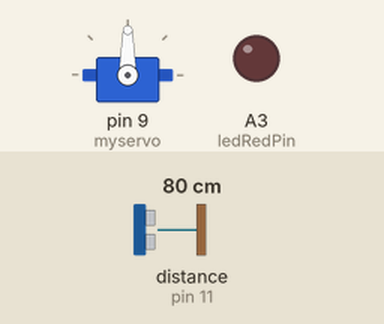
A sketch run on a simulated Arduino Uno, built with avr-gcc and run on an emulated ATmega328P. On the bench: servo, output pins drawn as LEDs (lit = HIGH). Wiring (inferred from the names in the program): ultrasonic range finder: trigger pin 10; echo pin 11. The inputs (shaded band) are chosen by the test bench; at power-on: distance to the obstacle (sensor on pin 11) 80 cm. The echo pulse lasts 58.3 µs per cm; pins used as bus, display or sensor lines are not drawn.

Above: at 1.2 s.
1.3 s: distance to the obstacle (sensor on pin 11) set to 63 cm
2.8 s: distance to the obstacle (sensor on pin 11) set to 55 cm
At 3.6 s:
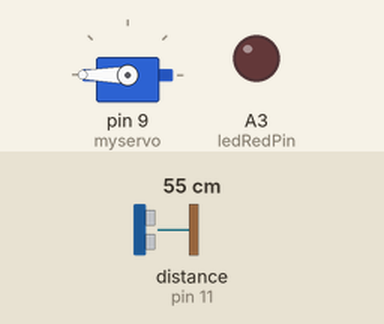
4.3 s: distance to the obstacle (sensor on pin 11) set to 34 cm
At 6.6 s:
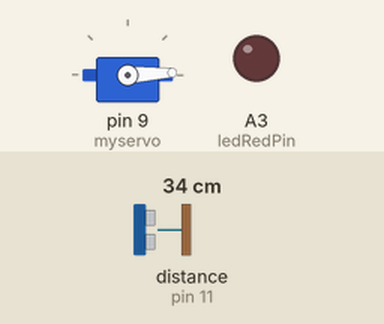
7.3 s: distance to the obstacle (sensor on pin 11) set to 28 cm
10.3 s: distance to the obstacle (sensor on pin 11) set to 5 cm
12.0 s: distance to the obstacle (sensor on pin 11) set to 2 cm
At 12.6 s:
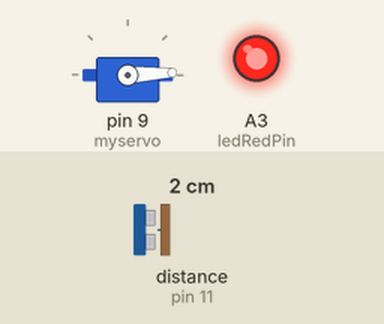
Timing chart, 0 to 14.5 s (numbered marks = the images above; inputs shaded):
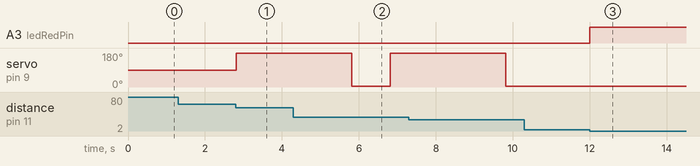

Measured:
- the behaviour switches between 60 and 59 cm on distance to the obstacle (sensor on pin 11) (found by bisection; images 0 and 1)
- the behaviour switches between 4 and 3 cm on distance to the obstacle (sensor on pin 11) (found by bisection; images 2 and 3)
- after the input at 1.3 s, every drawn part: stays the same
- after the input at 2.8 s, servo on pin 9 (myservo): 90° → 180° at once
- after the input at 10.3 s, every drawn part: stays the same
- after the input at 12.0 s, A3 (ledRedPin): LOW → HIGH at once

The sketch:

TrashCan.ino
```cpp
#include <Servo.h>

#define trigPin   6
#define echoPin   7
#define trigPin2   10
#define echoPin2   11

#define ledRedPin   A3

Servo myservo;

void setup()
{
  Serial.begin(9600);

  pinMode (trigPin, OUTPUT);
  pinMode (echoPin, INPUT);
  pinMode (trigPin2, OUTPUT);
  pinMode (echoPin2, INPUT);
  pinMode (ledRedPin, OUTPUT);

  myservo.attach(9);
}

int distance(String deviceType) {
  double dist;
  if(deviceType=="Hand") {
    digitalWrite(trigPin, LOW);
    delayMicroseconds(2);
    digitalWrite(trigPin, HIGH);
    delayMicroseconds(10);
    digitalWrite(trigPin, LOW);
    dist = pulseIn(echoPin, HIGH)/58;
  }else{
    digitalWrite(trigPin2, LOW);
    delayMicroseconds(2);
    digitalWrite(trigPin2, HIGH);
    delayMicroseconds(10);
    digitalWrite(trigPin2, LOW);
    dist = pulseIn(echoPin2, HIGH)/58;
  }

  return dist;
}

void loop()
{
  if(distance("HAND")>30 && distance("HAND")<60)
  {
    myservo.write(180);
    delay(3000);
    myservo.write(3);
    delay(1000);
  }
  if(distance("TRASH")<3)
  {
    digitalWrite(ledRedPin, HIGH);
  }
  else
  {
    digitalWrite(ledRedPin, LOW);
  }
}
```
